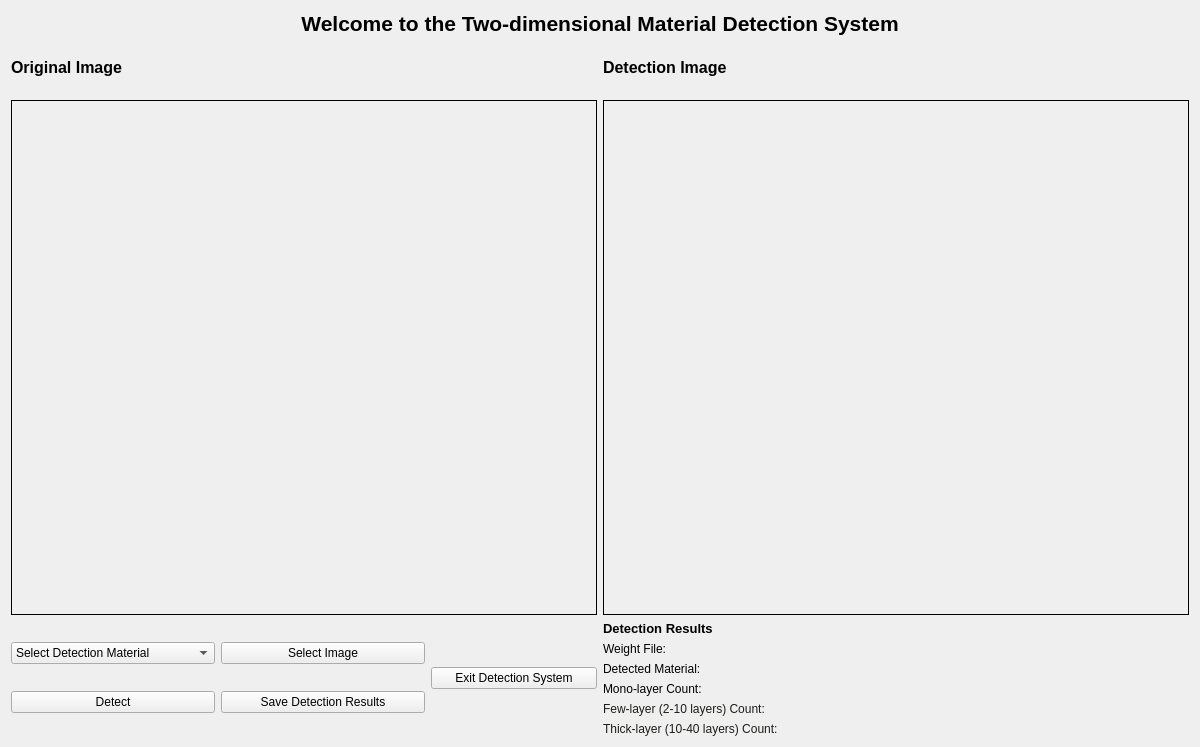
<?xml version="1.0" encoding="UTF-8"?>
<ui version="4.0">
 <class>Form</class>
 <widget class="QWidget" name="Form">
  <property name="geometry">
   <rect>
    <x>0</x>
    <y>0</y>
    <width>1200</width>
    <height>747</height>
   </rect>
  </property>
  <property name="windowTitle">
   <string>Two-dimensional (2D) materials detection system (Deep2DM)</string>
  </property>
  <layout class="QVBoxLayout" name="verticalLayout_5">
   <item>
    <widget class="QLabel" name="label_welcome">
     <property name="text">
      <string>&lt;html&gt;&lt;head/&gt;&lt;body&gt;&lt;p&gt;&lt;span style=&quot; font-size:16pt; font-weight:600;&quot;&gt;Welcome to the Two-dimensional Material Detection System&lt;/span&gt;&lt;/p&gt;&lt;/body&gt;&lt;/html&gt;</string>
     </property>
     <property name="textFormat">
      <enum>Qt::AutoText</enum>
     </property>
     <property name="alignment">
      <set>Qt::AlignBottom|Qt::AlignHCenter</set>
     </property>
     <property name="wordWrap">
      <bool>true</bool>
     </property>
     <property name="margin">
      <number>1</number>
     </property>
    </widget>
   </item>
   <item>
    <layout class="QHBoxLayout" name="horizontalLayout_4">
     <item>
      <layout class="QVBoxLayout" name="verticalLayout_2" stretch="1,10">
       <item>
        <widget class="QLabel" name="label_3">
         <property name="text">
          <string>&lt;html&gt;&lt;head/&gt;&lt;body&gt;&lt;p&gt;&lt;span style=&quot; font-size:12pt; font-weight:600;&quot;&gt;Original Image&lt;/span&gt;&lt;/p&gt;&lt;/body&gt;&lt;/html&gt;</string>
         </property>
        </widget>
       </item>
       <item>
        <widget class="QLabel" name="label_1">
         <property name="styleSheet">
          <string notr="true">border: 1px solid black;</string>
         </property>
         <property name="text">
          <string/>
         </property>
        </widget>
       </item>
      </layout>
     </item>
     <item>
      <layout class="QVBoxLayout" name="verticalLayout_3" stretch="1,10">
       <item>
        <widget class="QLabel" name="label_4">
         <property name="text">
          <string>&lt;html&gt;&lt;head/&gt;&lt;body&gt;&lt;p&gt;&lt;span style=&quot; font-size:12pt; font-weight:600;&quot;&gt;Detection Image&lt;/span&gt;&lt;/p&gt;&lt;/body&gt;&lt;/html&gt;</string>
         </property>
        </widget>
       </item>
       <item>
        <widget class="QLabel" name="label_2">
         <property name="styleSheet">
          <string notr="true">border: 1px solid black;</string>
         </property>
         <property name="text">
          <string/>
         </property>
        </widget>
       </item>
      </layout>
     </item>
    </layout>
   </item>
   <item>
    <layout class="QHBoxLayout" name="horizontalLayout_10" stretch="30,1,30">
     <item>
      <layout class="QHBoxLayout" name="horizontalLayout_3" stretch="5,2">
       <item>
        <layout class="QVBoxLayout" name="verticalLayout">
         <item>
          <layout class="QHBoxLayout" name="horizontalLayout">
           <item>
            <widget class="QComboBox" name="comboBox">
             <item>
              <property name="text">
               <string>Select Detection Material</string>
              </property>
             </item>
             <item>
              <property name="text">
               <string>Boron Nitride</string>
              </property>
             </item>
             <item>
              <property name="text">
               <string>Graphene</string>
              </property>
             </item>
             <item>
              <property name="text">
               <string>Mos2</string>
              </property>
             </item>
             <item>
              <property name="text">
               <string>Wte2</string>
              </property>
             </item>
            </widget>
           </item>
           <item>
            <widget class="QPushButton" name="Button_1">
             <property name="text">
              <string>Select Image</string>
             </property>
            </widget>
           </item>
          </layout>
         </item>
         <item>
          <layout class="QHBoxLayout" name="horizontalLayout_2">
           <item>
            <widget class="QPushButton" name="Button_2">
             <property name="text">
              <string>Detect</string>
             </property>
            </widget>
           </item>
           <item>
            <widget class="QPushButton" name="Button_4">
             <property name="text">
              <string>Save Detection Results</string>
             </property>
            </widget>
           </item>
          </layout>
         </item>
        </layout>
       </item>
       <item>
        <widget class="QPushButton" name="Button_5">
         <property name="text">
          <string>Exit Detection System</string>
         </property>
        </widget>
       </item>
      </layout>
     </item>
     <item>
      <layout class="QHBoxLayout" name="horizontalLayout_11"/>
     </item>
     <item>
      <layout class="QVBoxLayout" name="verticalLayout_4">
       <item>
        <widget class="QLabel" name="label_10">
         <property name="text">
          <string>&lt;html&gt;&lt;head/&gt;&lt;body&gt;&lt;p&gt;&lt;span style=&quot; font-size:10pt; font-weight:600;&quot;&gt;Detection Results&lt;/span&gt;&lt;/p&gt;&lt;/body&gt;&lt;/html&gt;</string>
         </property>
        </widget>
       </item>
       <item>
        <layout class="QHBoxLayout" name="horizontalLayout_5">
         <item>
          <widget class="QLabel" name="label">
           <property name="text">
            <string>&lt;html&gt;&lt;head/&gt;&lt;body&gt;&lt;p&gt;Weight File:&lt;/p&gt;&lt;/body&gt;&lt;/html&gt;</string>
           </property>
          </widget>
         </item>
         <item>
          <widget class="QLabel" name="label_5">
           <property name="text">
            <string/>
           </property>
          </widget>
         </item>
        </layout>
       </item>
       <item>
        <layout class="QHBoxLayout" name="horizontalLayout_6">
         <item>
          <widget class="QLabel" name="label_6">
           <property name="text">
            <string>&lt;html&gt;&lt;head/&gt;&lt;body&gt;&lt;p&gt;Detected Material:&lt;/p&gt;&lt;/body&gt;&lt;/html&gt;</string>
           </property>
          </widget>
         </item>
         <item>
          <widget class="QLabel" name="label_11">
           <property name="text">
            <string/>
           </property>
          </widget>
         </item>
        </layout>
       </item>
       <item>
        <layout class="QHBoxLayout" name="horizontalLayout_7">
         <item>
          <widget class="QLabel" name="label_7">
           <property name="text">
            <string>&lt;html&gt;&lt;head/&gt;&lt;body&gt;&lt;p&gt;Mono-layer Count:&lt;/p&gt;&lt;/body&gt;&lt;/html&gt;</string>
           </property>
          </widget>
         </item>
         <item>
          <widget class="QLabel" name="label_12">
           <property name="text">
            <string/>
           </property>
          </widget>
         </item>
        </layout>
       </item>
       <item>
        <layout class="QHBoxLayout" name="horizontalLayout_8">
         <item>
          <widget class="QLabel" name="label_8">
           <property name="text">
            <string>&lt;html&gt;&lt;head/&gt;&lt;body&gt;&lt;p&gt;&lt;span style=&quot; font-family:'Times-Roman'; font-size:9.22614pt; color:#1d1d1a;&quot;&gt;Few-layer (2-10 layers) Count:&lt;/span&gt;&lt;/p&gt;&lt;/body&gt;&lt;/html&gt;</string>
           </property>
          </widget>
         </item>
         <item>
          <widget class="QLabel" name="label_14">
           <property name="text">
            <string/>
           </property>
          </widget>
         </item>
        </layout>
       </item>
       <item>
        <layout class="QHBoxLayout" name="horizontalLayout_9">
         <item>
          <widget class="QLabel" name="label_9">
           <property name="text">
            <string>&lt;html&gt;&lt;head/&gt;&lt;body&gt;&lt;p&gt;&lt;span style=&quot; font-family:'Times-Roman'; font-size:9.22614pt; color:#1d1d1a;&quot;&gt;Thick-layer (10-40 layers) Count:&lt;/span&gt;&lt;/p&gt;&lt;/body&gt;&lt;/html&gt;</string>
           </property>
          </widget>
         </item>
         <item>
          <widget class="QLabel" name="label_13">
           <property name="text">
            <string/>
           </property>
          </widget>
         </item>
        </layout>
       </item>
      </layout>
     </item>
    </layout>
   </item>
  </layout>
 </widget>
 <resources/>
 <connections/>
</ui>
